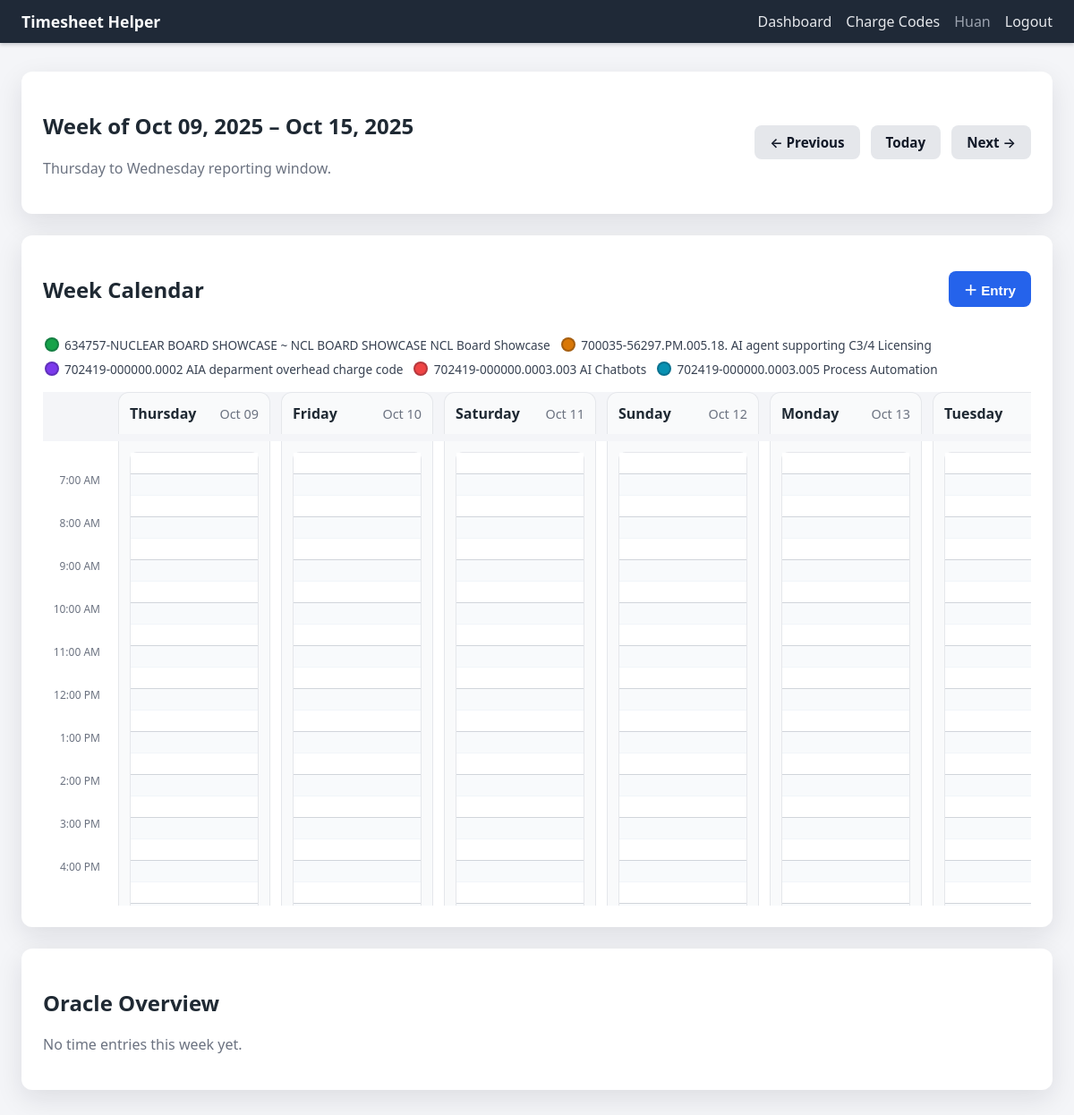
The app's page /dashboard (signed in) with its own data.
### tables this page shows
CREATE TABLE users (
                id INTEGER PRIMARY KEY AUTOINCREMENT,
                email TEXT UNIQUE NOT NULL,
                name TEXT NOT NULL,
                password_hash TEXT NOT NULL,
                created_at TEXT NOT NULL
            );

CREATE TABLE charge_codes (
                id INTEGER PRIMARY KEY AUTOINCREMENT,
                user_id INTEGER NOT NULL,
                project_number TEXT NOT NULL,
                task_number TEXT NOT NULL,
                description TEXT NOT NULL DEFAULT '', is_active INTEGER NOT NULL DEFAULT 1,
                UNIQUE(user_id, project_number, task_number),
                FOREIGN KEY(user_id) REFERENCES users(id) ON DELETE CASCADE
            );

### app.py (the view)
    @app.route("/dashboard")
    def dashboard():
        if g.user is None:
            return redirect(url_for("login"))
        anchor = request.args.get("date")
        try:
            anchor_date = datetime.strptime(anchor, "%Y-%m-%d").date() if anchor else date.today()
        except ValueError:
            anchor_date = date.today()
        week_start, week_end = calculate_week_bounds(anchor_date)
        entries = fetch_time_entries(g.user["id"], week_start, week_end)
        raw_codes = list_charge_codes(g.user["id"])
        color_count = len(CHARGE_COLOR_CLASSES) or 1
        charge_color_map: Dict[int, str] = {}
        active_charge_codes = []
        for index, row in enumerate(raw_codes):
            color_class = CHARGE_COLOR_CLASSES[index % color_count]
            charge_color_map[row["id"]] = color_class
            if row["is_active"]:
                active_charge_codes.append(
                    {
                        "id": row["id"],
                        "project_number": row["project_number"],
                        "task_number": row["task_number"],
                        "description": row["description"],
                        "color_class": color_class,
                    }
                )
        display_start_minutes = 7 * 60
        display_end_minutes = 18 * 60
        slot_minutes = DEFAULT_CALENDAR_SLOT_MINUTES
        grouped = group_entries_for_calendar(
            entries,
            charge_color_map,
            window_start=display_start_minutes,
            window_end=display_end_minutes,
        )
        overview = build_week_overview(entries, week_start, week_end)
        week_days = [week_start + timedelta(days=i) for i in range(7)]
        prev_week = week_start - timedelta(days=7)
        next_week = week_start + timedelta(days=7)
        today = date.today()
        time_slots = list(range(display_start_minutes, display_end_minutes, slot_minutes))
        slot_count = len(time_slots)
        return render_template(
            "dashboard.html",
            user=g.user,
            week_start=week_start,
            week_end=week_end,
            calendar_entries=grouped,
            overview=overview,
            charge_codes=active_charge_codes,
            week_days=week_days,
            anchor_date=anchor_date,
            prev_week=prev_week,
            next_week=next_week,
            today=today,
            time_slots=time_slots,
            calendar_slot_minutes=slot_minutes,
            slot_count=slot_count,
            slot_height=DEFAULT_CALENDAR_SLOT_HEIGHT,
            display_start_minutes=display_start_minutes,
        )

### templates/dashboard.html (shortened to what this page needs)
{% extends "base.html" %}
{% block content %}
<section class="card">
    <header class="card-header">
        <div>
            <h1>Week of {{ week_start.strftime('%b %d, %Y') }} – {{ week_end.strftime('%b %d, %Y') }}</h1>
            <p class="muted">Thursday to Wednesday reporting window.</p>
        </div>
        <div class="week-nav">
            <a class="btn secondary" href="{{ url_for('dashboard', date=prev_week.isoformat()) }}">&larr; Previous</a>
            <a class="btn secondary" href="{{ url_for('dashboard', date=today.isoformat()) }}">Today</a>
            <a class="btn secondary" href="{{ url_for('dashboard', date=next_week.isoformat()) }}">Next &rarr;</a>
        </div>
    </header>
</section>
<section class="card calendar-card">
    <header class="calendar-header">
        <h2>Week Calendar</h2>
        <button type="button"
                class="btn primary"
                id="add-entry-button"
                {% if not charge_codes %}disabled{% endif %}>
            ＋ Entry
        </button>
    </header>
    {% if charge_codes %}
        <div class="calendar-scroll">
            <div class="charge-legend">
                {% for code in charge_codes %}
                <span class="legend-item">
                    <span class="legend-swatch {{ code.color_class }}"></span>
                    <span class="legend-label">{{ code.project_number }}-{{ code.task_number }} {{ code.description }}</span>
                </span>
                {% endfor %}
            </div>
            <div class="calendar-headings">
                <div class="spacer"></div>
                {% for day in week_days %}
                <div class="calendar-day-heading">
                    <span class="day-name">{{ day.strftime('%A') }}</span>
                    <span class="day-date">{{ day.strftime('%b %d') }}</span>
                </div>
                {% endfor %}
            </div>
            <div class="calendar-grid" data-interval="{{ calendar_slot_minutes }}" style="--slot-height: {{ slot_height }}px;">
                <div class="time-labels" style="grid-template-rows: repeat({{ slot_count }}, var(--slot-height));">
                    {% for minute in time_slots %}
                    <div class="time-label">
                        {% if minute % 60 == 0 %}
                        {{ minute|minutes_to_ampm }}
                        {% endif %}
                    </div>
                    {% endfor %}
                </div>
                {% for day in week_days %}
                {% set day_key = day.isoformat() %}
                <div class="calendar-day" data-date="{{ day_key }}">
                    <div class="calendar-body" style="--slot-count: {{ slot_count }};">
                        <div class="slot-column" style="grid-template-rows: repeat({{ slot_count }}, var(--slot-height));">
                            {% for minute in time_slots %}
                            <div class="time-slot {% if minute % 60 == 0 %}hour{% endif %}"
                                 data-date="{{ day_key }}"
                                 data-minute="{{ minute }}"
                                 data-time-label="{{ minute|minutes_to_label }}">
                            </div>
                            {% endfor %}
                        </div>
                        <div class="entries-layer">
                        </div>
                    </div>
                </div>
                {% endfor %}
            </div>
        </div>
    {% else %}
    <p class="muted">
        Add a charge code before logging time.
        <a href="{{ url_for('charge_codes') }}">Manage charge codes</a>.
    </p>
    {% endif %}
</section>
<section class="card overview-card">
    <h2>Oracle Overview</h2>
    {% if overview.rows %}
    <div class="table-container">
        <table class="data-table">
            <thead>
                <tr>
                    <th>Charge Code</th>
                    {% for day in week_days %}
                    <th>{{ day.strftime('%a %m/%d') }}</th>
                    {% endfor %}
                    <th>Total</th>
                </tr>
            </thead>
            <tbody>
                {% for row in overview.rows %}
                <tr>
                    <td class="charge-label">{{ row.label }}</td>
                    {% for day in week_days %}
                    {% set day_key = day.isoformat() %}
                    {% set cell = row.cells[day_key] %}
                    <td>
                        <div class="hours">{{ cell.hours }}</div>
                        <div class="cell-actions{% if not cell.hours %} hidden{% endif %}">
                            <button type="button"
                                    class="icon-btn comment-toggle"
                                    title="View activity details"
                                    data-comments='{{ cell.comments | tojson | e }}'
                                    data-details='{{ cell.details | tojson | e }}'
                                    data-day-label="{{ day.strftime('%a %m/%d') }}"
                                    data-charge-label="{{ row.label }}">
                                <img src="{{ url_for('static', filename='icons/view.svg') }}" alt="View" class="icon-img">
                            </button>
                            <button type="button"
                                    class="icon-btn copy-cell"
                                    title="Copy activity"
                                    data-copy-comments='{{ cell.comments | tojson | e }}'>
                                <img src="{{ url_for('static', filename='icons/copy.svg') }}" alt="Copy" class="icon-img">
                            </button>
                        </div>
                    </td>
                    {% endfor %}
                    <td class="total">{{ row.total }}</td>
                </tr>
                {% endfor %}
            </tbody>
            <tfoot>
                <tr>
                    <th>Total</th>
                    {% for day in week_days %}
                    <th>{{ overview.day_totals[day.isoformat()] }}</th>
                    {% endfor %}
                    <th>{{ overview.week_total }}</th>
                </tr>
            </tfoot>
        </table>
    </div>
    {% else %}
    <p class="muted">No time entries this week yet.</p>
    {% endif %}
</section>
{% endblock %}

### templates/base.html (shortened to what this page needs)
<!doctype html>
<html lang="en">
<head>
    <link rel="stylesheet" href="{{ url_for('static', filename='style.css') }}">
</head>
<body>
<header class="app-header">
    <nav class="nav-bar">
        <div class="brand">
            <a href="{{ url_for('dashboard') }}">Timesheet Helper</a>
        </div>
        <div class="nav-links">
            {% if g.user %}
            <a href="{{ url_for('dashboard') }}">Dashboard</a>
            <a href="{{ url_for('charge_codes') }}">Charge Codes</a>
            <span class="user-name">{{ g.user['name'] }}</span>
            <a href="{{ url_for('logout') }}">Logout</a>
            {% else %}
            <a href="{{ url_for('login') }}">Login</a>
            <a href="{{ url_for('register') }}">Register</a>
            {% endif %}
        </div>
    </nav>
</header>
<main class="app-container">
    {% block content %}{% endblock %}
</main>
</body>
</html>

### records on screen
users: user.name "Huan"
charge_codes: project_number "634757", task_number "NUCLEAR BOARD SHOWCASE ~ NCL BOARD SHOWCASE", description "NCL Board Showcase"
charge_codes: project_number "700035", task_number "56297.PM.005.18.", description "AI agent supporting C3/4 Licensing"
charge_codes: project_number "702419", task_number "000000.0002", description "AIA deparment overhead charge code"
charge_codes: project_number "702419", task_number "000000.0003.003", description "AI Chatbots"
charge_codes: project_number "702419", task_number "000000.0003.005", description "Process Automation"

### other values on screen
{{ week_start.strftime('%b %d, %Y') }} "Oct 09, 2025"
{{ week_end.strftime('%b %d, %Y') }} "Oct 15, 2025"
{{ day.strftime('%A') }} "Thursday" "Friday" "Saturday" "Sunday" "Monday" "Tuesday"
{{ day.strftime('%b %d') }} "Oct 09" "Oct 10" "Oct 11" "Oct 12" "Oct 13"
{{ minute|minutes_to_ampm }} "7:00 AM" "8:00 AM" "9:00 AM" "10:00 AM" "11:00 AM" "12:00 PM" "1:00 PM" "2:00 PM" "3:00 PM" "4:00 PM"
